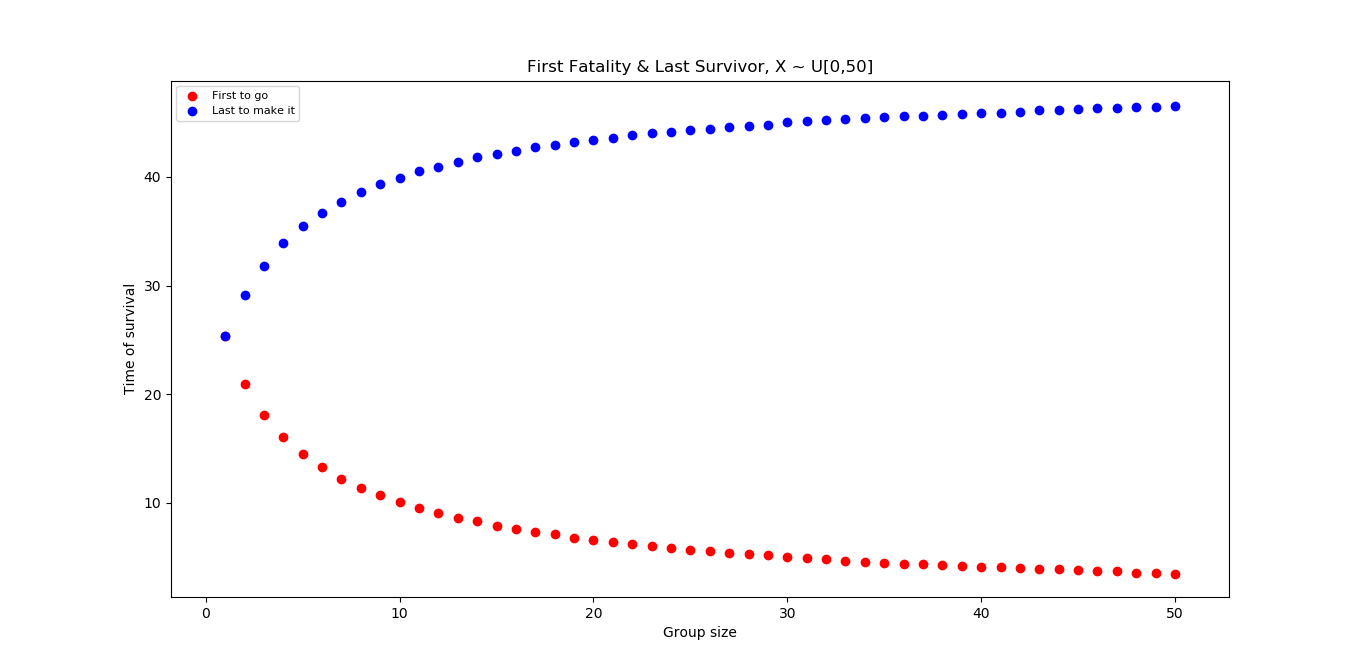

Write the Python code that produced this figure.
from scipy.stats import uniform
from statistics import mean
from statistics import median
import matplotlib.pyplot as plt

Maxs = []
MeansMaxs = []
Mins = []
MeansMins = []
Medians = []
MeansMeds = []

print("This program finds the average lifespan of first and last fatality of a group of individuals whose remaining lifespans are modeled by a uniform distribution. \n\n")
number = int(input("Analyzing groups of what maximum size? "))
trials = int(input("How many trials do you want to simulate? "))
span = int(input("Input the life span, where remaining remaining life span of all members in the group will be uniform through this value: "))

for peeps in range(1, number+1):
    for num in range(trials):
        r = uniform.rvs(size=peeps, loc=0, scale=span)
        Maxs.append(max(r))
        Mins.append(min(r))
        Medians.append(median(r))
    MeansMaxs.append(round(mean(Maxs),1))
    MeansMins.append(round(mean(Mins),1))
    MeansMeds.append(round(mean(Medians),1))

print("Mean time of first fatality (position in list equals group size: \n", MeansMins)
print("Mean time of last survivor (position in list equals group size: \n", MeansMaxs)

for peeps in range(number):
    minpoints = zip(range(1,number+1),MeansMins)
    maxpoints = zip(range(1,number+1),MeansMaxs)
    
print(list(minpoints))
print(list(maxpoints))


x = plt.scatter(list(range(1,number+1)), MeansMins, color='r')
y = plt.scatter(list(range(1,number+1)), MeansMaxs, color='b')
plt.xlabel('Group size')
plt.ylabel('Time of survival')
title = 'First Fatality & Last Survivor, X ~ U[0,' + str(span) + ']'
plt.title(title)
plt.legend((x, y), ('First to go', 'Last to make it'), fontsize=8)
plt.show()
